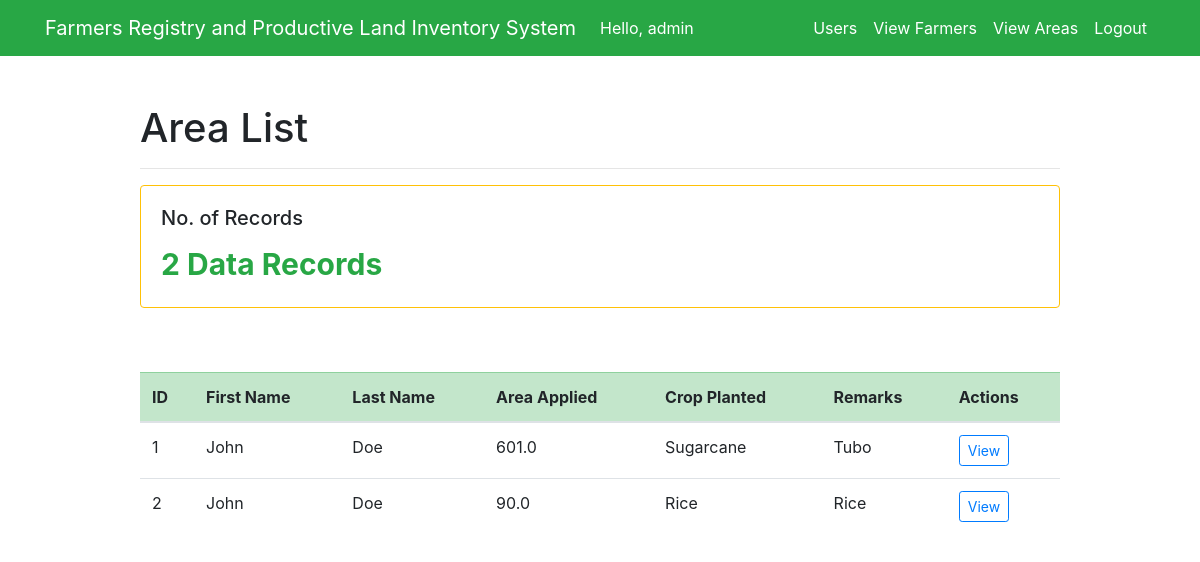
/home/ (signed in), run on an earlier commit of the app's database.
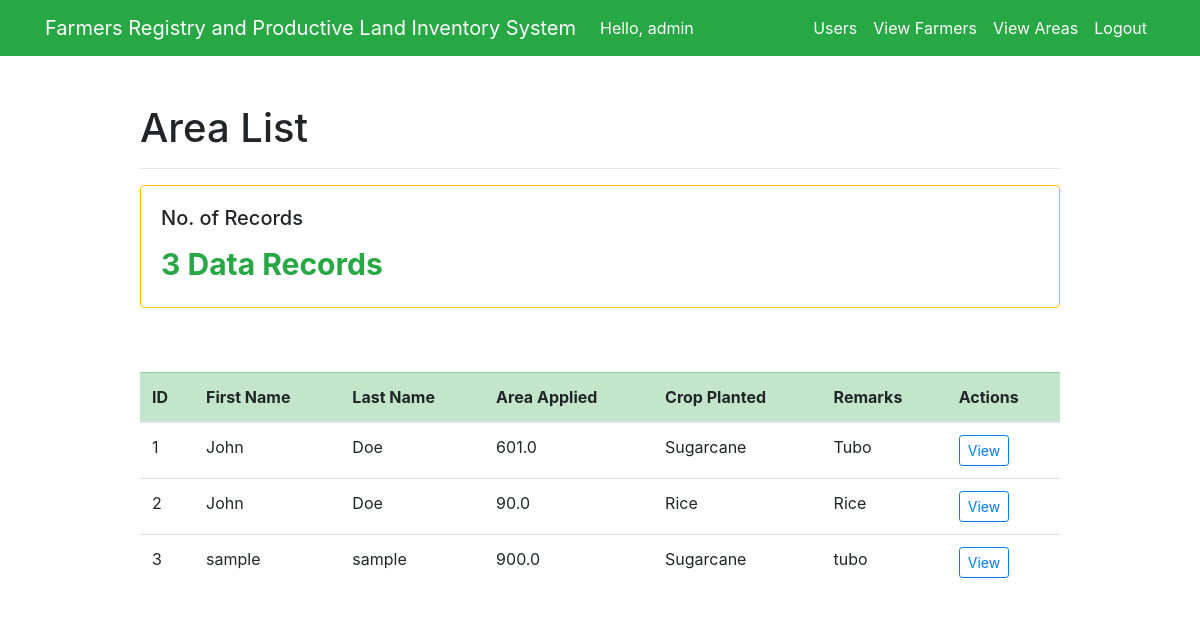
And on a later commit of the database.
### test_app/models.py (models this page shows, shortened)
class UsersAreaInfo(models.Model):
    RICE = 'Rice'
    CORN = 'Corn'
    SUGARCANE = 'Sugarcane'
    PLANTED = [
        (RICE, 'Rice'),
        (CORN, 'Corn'),
        (SUGARCANE, 'Sugarcane'),
    ]
    farmer_id = models.ForeignKey(Farmer, models.CASCADE, db_column='farmer_id')
    total_area = models.FloatField()
    crop_planted = models.CharField(max_length=9, choices=PLANTED, default=RICE)
    remarks = models.CharField(max_length=100)
    sketch_plan = models.FileField(upload_to='documents_sp/', max_length=254, blank=True)
    map = models.FileField(upload_to='documents_map/', max_length=254, blank=True)
    google_earth = models.FileField(upload_to='documents_ge/', max_length=254, blank=True)
    area_coordinates = models.FileField(upload_to='documents_coordinates/', max_length=254, blank=True)
    profile_field = models.CharField(max_length=250)
    soil_ph = models.IntegerField()
    region = models.CharField(max_length=200)
    province = models.CharField(max_length=200)
    muncity = models.CharField(max_length=200)
    brgy = models.CharField(max_length=200)

class Farmer(models.Model):
    MALE = 'M'
    FEMALE = 'F'
    PERSON_GENDER = [
        (MALE, 'Male'),
        (FEMALE, 'Female'),
    ]
    assigned_id = models.CharField(max_length=20, blank=True, null=True)
    first_name = models.CharField(max_length=200, blank=False)
    last_name = models.CharField(max_length=200, blank=False)
    middle_name = models.CharField(max_length=200, blank=False)
    gender = models.CharField(max_length=1, choices=PERSON_GENDER, default=MALE)
    region = models.CharField(max_length=200)
    province = models.CharField(max_length=200)
    muncity = models.CharField(max_length=200)
    brgy = models.CharField(max_length=200)
    address = models.TextField(blank=True)
    date_created = models.DateTimeField(auto_now_add=True)
    contact_no = models.CharField(max_length=20, blank=True, null=True)
    tin = models.CharField(max_length=20, blank=True, null=True)
    philhealth = models.CharField(max_length=20, blank=True, null=True)
    sss = models.CharField(max_length=20, blank=True, null=True)
    pagibig = models.CharField(max_length=20, blank=True, null=True)
    civil_status = models.CharField(max_length=20, blank=True, null=True)
    nationality = models.CharField(max_length=50, blank=True, null=True)
    birthdate = models.DateField(default=None)
    spouse = models.CharField(max_length=250, blank=True, null=True)

### test_app/views.py (the view)
# urls.py: path('home/', views.user_engineer, name='user_engineer'),
@login_required(login_url='/')
def user_engineer(request):
    if request.method == 'GET':
        user_areas = UsersAreaInfo.objects.all()
        context = {
            'user_areas': user_areas,
        }
        return render(request, 'test_app/engineer.html', context)
    else:
        pass

### test_app/templates/test_app/engineer.html (shortened to what this page needs)
{% extends 'test_app/base.html' %}
{% block content %}
<div class="row justify-content-center mt-5">
    <div class="col-md-10">
        <h1>Area List</h1>
        <hr>
        <div class="row">
            <div class="col-sm-12 col-lg-12">
                <div class="card border-warning mb-3">
                    <div class="card-body text-warning">
                        <h5 class="card-title text-body">No. of Records</h5>
                        {% if user_areas %}
                            <p class="card-text text-success" style="font-size: 30px;"><strong>{{ user_areas.count }} Data Record{{ user_areas.count|pluralize }}</strong></p>
                        {% else %}
                            <p class="card-text text-danger" style="font-size: 30px;"><strong>No Data Entries</strong></p>
                        {% endif %}
                    </div>
                </div>
            </div>
        </div>
        <br><br>
        <table class="table table-hover table-stripped table-responsive-md">
            <thead class="table-success">
                <tr>
                    <th scope="col">ID</th>
                    <th scope="col">First Name</th>
                    <th scope="col">Last Name</th>
                    <th scope="col">Area Applied</th>
                    <th scope="col">Crop Planted</th>
                    <th scope="col">Remarks</th>
                    <th scope="col" align="center">Actions</th>
                </tr>
            </thead>
            <tbody>
                {% for area in user_areas %}
                    <tr>
                        <td scope="row">{{ area.id }}</td>
                        <td>{{ area.farmer_id.first_name }}</td>
                        <td>{{ area.farmer_id.last_name }}</td>
                        <td>{{ area.total_area }}</td>
                        <td>{{ area.crop_planted }}</td>
                        <td>{{ area.remarks }}</td>
                        <td><a type="button" class="btn btn-outline-primary btn-sm text-primary" href="{% url 'engineer_view_area' area.id %}">View</a>
                    </tr>
                {% endfor %}
            </tbody>
        </table>
    </div>
</div>
{% endblock %}

What changed in the data, as far as the page shows it:
added UsersAreaInfo: id "3", farmer_id.first_name "sample", farmer_id.last_name "sample", total_area "900.0", crop_planted "Sugarcane", remarks "tubo"
Also different on the page:
{{ user_areas.count }}: "2" → "3"
